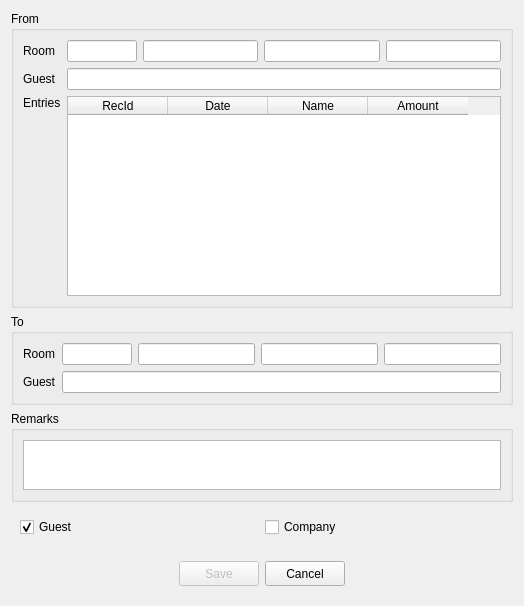
<?xml version="1.0" encoding="UTF-8"?>
<ui version="4.0">
 <class>DlgTransfer</class>
 <widget class="QDialog" name="DlgTransfer">
  <property name="geometry">
   <rect>
    <x>0</x>
    <y>0</y>
    <width>524</width>
    <height>567</height>
   </rect>
  </property>
  <property name="windowTitle">
   <string>Transfer</string>
  </property>
  <layout class="QVBoxLayout" name="verticalLayout">
   <item>
    <widget class="QGroupBox" name="groupBox">
     <property name="title">
      <string>From</string>
     </property>
     <layout class="QGridLayout" name="gridLayout_2">
      <item row="0" column="1">
       <widget class="EQLineEdit" name="leRoomCodeFrom">
        <property name="maximumSize">
         <size>
          <width>70</width>
          <height>16777215</height>
         </size>
        </property>
       </widget>
      </item>
      <item row="0" column="3">
       <widget class="EQLineEdit" name="leRoomNameFrom">
        <property name="readOnly">
         <bool>true</bool>
        </property>
       </widget>
      </item>
      <item row="0" column="2">
       <widget class="EQLineEdit" name="leInvoiceFrom"/>
      </item>
      <item row="1" column="0">
       <widget class="QLabel" name="label_2">
        <property name="text">
         <string>Guest</string>
        </property>
       </widget>
      </item>
      <item row="0" column="0">
       <widget class="QLabel" name="label">
        <property name="text">
         <string>Room</string>
        </property>
       </widget>
      </item>
      <item row="2" column="0">
       <widget class="QLabel" name="label_3">
        <property name="text">
         <string>Entries</string>
        </property>
        <property name="alignment">
         <set>Qt::AlignLeading|Qt::AlignLeft|Qt::AlignTop</set>
        </property>
       </widget>
      </item>
      <item row="0" column="4">
       <widget class="EQLineEdit" name="leReserveFrom"/>
      </item>
      <item row="1" column="1" colspan="4">
       <widget class="EQLineEdit" name="leGuestFrom">
        <property name="readOnly">
         <bool>true</bool>
        </property>
       </widget>
      </item>
      <item row="2" column="1" colspan="4">
       <widget class="QTableWidget" name="tblData">
        <property name="minimumSize">
         <size>
          <width>0</width>
          <height>200</height>
         </size>
        </property>
        <property name="maximumSize">
         <size>
          <width>16777215</width>
          <height>200</height>
         </size>
        </property>
        <property name="horizontalScrollBarPolicy">
         <enum>Qt::ScrollBarAlwaysOff</enum>
        </property>
        <property name="editTriggers">
         <set>QAbstractItemView::NoEditTriggers</set>
        </property>
        <property name="selectionMode">
         <enum>QAbstractItemView::NoSelection</enum>
        </property>
        <column>
         <property name="text">
          <string>RecId</string>
         </property>
        </column>
        <column>
         <property name="text">
          <string>Date</string>
         </property>
        </column>
        <column>
         <property name="text">
          <string>Name</string>
         </property>
        </column>
        <column>
         <property name="text">
          <string>Amount</string>
         </property>
        </column>
       </widget>
      </item>
     </layout>
    </widget>
   </item>
   <item>
    <widget class="QGroupBox" name="groupBox_2">
     <property name="title">
      <string>To</string>
     </property>
     <layout class="QGridLayout" name="gridLayout">
      <item row="0" column="3">
       <widget class="EQLineEdit" name="leRoomNameTo">
        <property name="readOnly">
         <bool>true</bool>
        </property>
       </widget>
      </item>
      <item row="0" column="0">
       <widget class="QLabel" name="label_4">
        <property name="text">
         <string>Room</string>
        </property>
       </widget>
      </item>
      <item row="1" column="0">
       <widget class="QLabel" name="label_5">
        <property name="text">
         <string>Guest</string>
        </property>
       </widget>
      </item>
      <item row="0" column="1">
       <widget class="EQLineEdit" name="leRoomCodeTo">
        <property name="maximumSize">
         <size>
          <width>70</width>
          <height>16777215</height>
         </size>
        </property>
        <property name="ShowButton" stdset="0">
         <bool>true</bool>
        </property>
       </widget>
      </item>
      <item row="0" column="2">
       <widget class="EQLineEdit" name="leInvoiceTo"/>
      </item>
      <item row="0" column="4">
       <widget class="EQLineEdit" name="leReserveTo"/>
      </item>
      <item row="1" column="1" colspan="4">
       <widget class="EQLineEdit" name="leGuestTo">
        <property name="readOnly">
         <bool>true</bool>
        </property>
       </widget>
      </item>
     </layout>
    </widget>
   </item>
   <item>
    <widget class="QGroupBox" name="groupBox_3">
     <property name="title">
      <string>Remarks</string>
     </property>
     <layout class="QVBoxLayout" name="verticalLayout_2">
      <item>
       <widget class="EQTextEdit" name="teRemark">
        <property name="minimumSize">
         <size>
          <width>0</width>
          <height>50</height>
         </size>
        </property>
        <property name="maximumSize">
         <size>
          <width>16777215</width>
          <height>50</height>
         </size>
        </property>
       </widget>
      </item>
     </layout>
    </widget>
   </item>
   <item>
    <widget class="QWidget" name="widget_2" native="true">
     <layout class="QHBoxLayout" name="horizontalLayout_3">
      <item>
       <widget class="EQCheckBox" name="chGuest">
        <property name="text">
         <string>Guest</string>
        </property>
        <property name="checked">
         <bool>true</bool>
        </property>
       </widget>
      </item>
      <item>
       <widget class="EQCheckBox" name="chCompany">
        <property name="text">
         <string>Company</string>
        </property>
       </widget>
      </item>
     </layout>
    </widget>
   </item>
   <item>
    <widget class="QWidget" name="widget" native="true">
     <property name="sizePolicy">
      <sizepolicy hsizetype="Expanding" vsizetype="Expanding">
       <horstretch>0</horstretch>
       <verstretch>0</verstretch>
      </sizepolicy>
     </property>
     <property name="minimumSize">
      <size>
       <width>0</width>
       <height>0</height>
      </size>
     </property>
     <layout class="QHBoxLayout" name="horizontalLayout">
      <item>
       <spacer name="horizontalSpacer">
        <property name="orientation">
         <enum>Qt::Horizontal</enum>
        </property>
        <property name="sizeHint" stdset="0">
         <size>
          <width>66</width>
          <height>20</height>
         </size>
        </property>
       </spacer>
      </item>
      <item>
       <widget class="QPushButton" name="btnOk">
        <property name="enabled">
         <bool>false</bool>
        </property>
        <property name="minimumSize">
         <size>
          <width>0</width>
          <height>25</height>
         </size>
        </property>
        <property name="text">
         <string>Save</string>
        </property>
       </widget>
      </item>
      <item>
       <widget class="QPushButton" name="btnCancel">
        <property name="minimumSize">
         <size>
          <width>0</width>
          <height>25</height>
         </size>
        </property>
        <property name="text">
         <string>Cancel</string>
        </property>
       </widget>
      </item>
      <item>
       <spacer name="horizontalSpacer_2">
        <property name="orientation">
         <enum>Qt::Horizontal</enum>
        </property>
        <property name="sizeHint" stdset="0">
         <size>
          <width>66</width>
          <height>20</height>
         </size>
        </property>
       </spacer>
      </item>
     </layout>
    </widget>
   </item>
  </layout>
 </widget>
 <customwidgets>
  <customwidget>
   <class>EQCheckBox</class>
   <extends>QCheckBox</extends>
   <header location="global">eqcheckbox.h</header>
  </customwidget>
  <customwidget>
   <class>EQLineEdit</class>
   <extends>QLineEdit</extends>
   <header location="global">eqlineedit.h</header>
   <slots>
    <signal>customButtonClicked(bool)</signal>
   </slots>
  </customwidget>
  <customwidget>
   <class>EQTextEdit</class>
   <extends>QTextEdit</extends>
   <header location="global">eqtextedit.h</header>
  </customwidget>
 </customwidgets>
 <resources/>
 <connections/>
</ui>
